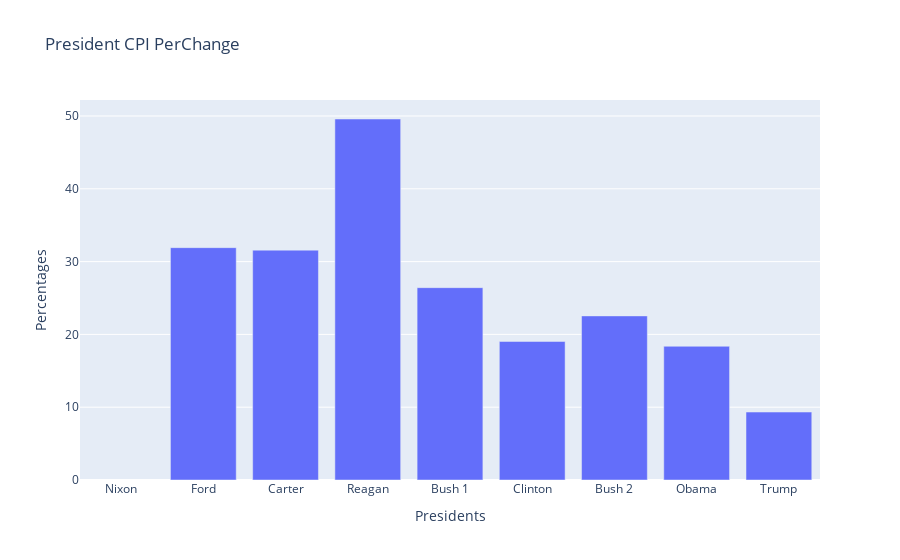

The code cell stored with this chart in its notebook:
### Code cell
fig = go.Figure(data=go.Bar(x=df['president'], y=df['CPI PerChange']))
fig.update_layout(
    title='President CPI PerChange',
    xaxis_title='Presidents',
    yaxis_title='Percentages')
fig.show()

### Figure 1 — Plotly figure (JSON) as saved in the notebook; plotly's stock layout.template omitted (floating-point values rounded to 4 significant figures)
{"data": [{"type": "bar", "x": ["Nixon", "Ford", "Carter", "Reagan", "Bush 1", "Clinton", "Bush 2", "Obama", "Trump"], "y": [null, 31.92, 31.58, 49.59, 26.42, 19.03, 22.54, 18.37, 9.334]}], "layout": {"autosize": true, "title": {"text": "President CPI PerChange"}, "xaxis": {"autorange": true, "range": [-0.5, 8.5], "title": {"text": "Presidents"}, "type": "category"}, "yaxis": {"autorange": true, "range": [0, 52.2], "title": {"text": "Percentages"}, "type": "linear"}}}
